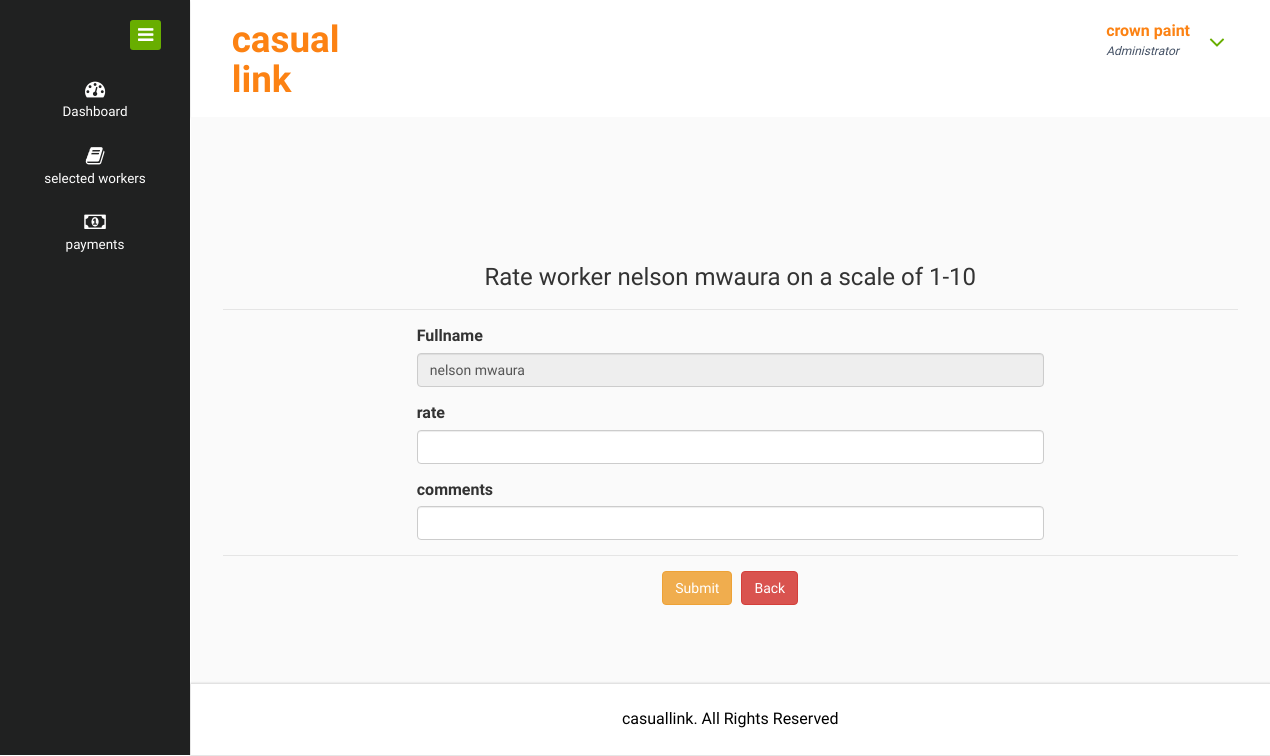
/admin/rate.php?id=9 (signed in), run on the app's committed database.
### tables this page shows
CREATE TABLE IF NOT EXISTS `cusers` (
  `id` int(11) NOT NULL AUTO_INCREMENT,
  `cname` varchar(100) NOT NULL,
  `area` varchar(50) NOT NULL,
  `uname` varchar(50) NOT NULL,
  `password` varchar(50) NOT NULL,
  PRIMARY KEY (`id`)
);

CREATE TABLE IF NOT EXISTS `sworkers` (
  `id` int(5) NOT NULL AUTO_INCREMENT,
  `session` varchar(10) NOT NULL,
  `fname` varchar(100) NOT NULL,
  `gender` varchar(50) NOT NULL,
  `idno` int(10) NOT NULL,
  `tel` int(50) NOT NULL,
  `rate` int(10) NOT NULL,
  PRIMARY KEY (`id`)
);

### admin/rate.php (the view, shortened to what this page needs)
<?php
if (isset($_SESSION['uname']) && $_SESSION['uname'] != "") {
$session = $_SESSION['uname'];
$get_id = isset($_GET['id']) ? $_GET['id'] : 'home';
}
else {
header('location: login.php');
}
?>
<!DOCTYPE HTML>
<html>
<head>
<link href="css/bootstrap.css" rel="stylesheet" type="text/css" media="all">
<link href="css/style.css" rel="stylesheet" type="text/css" media="all"/>
<link href="css/font-awesome.css" rel="stylesheet">
<link rel="stylesheet" href='../files/bower_components/sweetalert/css/sweetalert2.min.css' media="screen" />
<link href="https://cdnjs.cloudflare.com/ajax/libs/toastr.js/2.0.1/css/toastr.css" rel="stylesheet"/>
</head>
<body>
<div class="page-container">
   <div class="left-content">
	   <div class="mother-grid-inner">
				<div class="header-main">
					<div class="header-left">
							<div class="logo-name">
									 <a href="index.html"> <h1>casual link</h1>
								  </a>
							</div>
							<div class="clearfix"> </div>
						 </div>
						 <div class="header-right">
							<div class="profile_details">
								<ul>
									<li class="dropdown profile_details_drop">
										<a href="#" class="dropdown-toggle" data-toggle="dropdown" aria-expanded="false">
											<div class="profile_img">
												<div class="user-name">
													<?php
			                   include 'conn.php';
			                    $result = mysqli_query($conn,'select * from cusers where uname = "'.$session.'"') or die(mysqli_error($conn));
			                    while($row=mysqli_fetch_assoc($result)){
			                    	$cname=$row["cname"];
			                 	?>
								<?php  } mysqli_close($conn); ?>
													<p><?php echo "$cname"; ?></p>
													<span>Administrator</span>
												</div>
												<i class="fa fa-angle-down lnr"></i>
												<div class="clearfix"></div>
											</div>
										</a>
									</li>
								</ul>
							</div>
							<div class="clearfix"> </div>
						</div>
				     <div class="clearfix"> </div>
				</div>
<div class="inner-block">
	 <form method="POST" action="rate.php">
				<div class="modal-header">
					<?php
                                include "conn.php";
                                $result = mysqli_query($conn,"select * from sworkers where idno='$get_id'") or die(mysqli_error($conn));
                                $row=mysqli_fetch_array($result);
                            ?>
					<h3 class="modal-title"><center > Rate worker <?php echo $row['fname'];?> on a scale of 1-10</center></h3>
				</div>
				<div class="modal-body">
					<div class="col-md-2"></div>
					<div class="col-md-8">
						<div class="form-group">
							<label>Fullname</label>
							<input type="text" name="firstname" value="<?php echo $row['fname']?>" class="form-control" required="required" disabled/>
						</div>
						<div class="form-group">
							<label>rate</label>
							<input type="number" name="lastname" value="" class="form-control" required="required" />
						</div>
						<div class="form-group">
							<label>comments</label>
							<input type="text" name="cm" value="" class="form-control" required="required" />
						</div>
					</div>
				</div>
				<div class="modal-footer">
<center>
					<button type="submit" name="update" class="btn btn-warning">Submit</button>
					<a rel="tooltip"  title="rate" class="btn btn-danger"class="btn btn-warning" id="" href="sworkers.php">Back</a></center>
				</div>
			</form>
</div>
<div class="copyrights">
	 <p>casuallink. All Rights Reserved   </p>
</div>
</div>
</div>
    <div class="sidebar-menu">
		  	<div class="logo"> <a href="#" class="sidebar-icon"> <span class="fa fa-bars"></span> </a>  </div>
		    <div class="menu">
		      <ul id="menu" >
		        <li id="menu-home" ><a href="index.php"><i class="fa fa-tachometer"></i><span>Dashboard</span></a></li>
		        <li id="menu-comunicacao" ><a href="sworkers.php"><i class="fa fa-book nav_icon"></i><span>selected workers</span></a>
		        	<li id="menu-comunicacao" ><a href="payments.php"><i class="fa fa-money"></i><span>payments</span></a>
		    </div>
	 </div>
</div>
</body>
</html>

### data on the page
cusers: cname "crown paint"
sworkers: fname "nelson mwaura", firstname "nelson mwaura"
